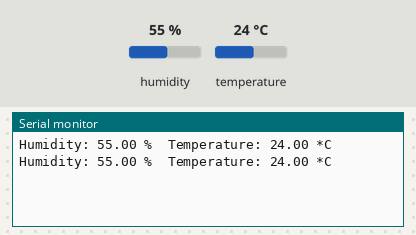
The sketch below on a simulated Arduino Zero (SAMD21). Shown: the last lines printed to the serial monitor. The test bench sets the inputs (shaded band); at power-on: humidity 55 %, temperature 24 °C.

Above: at 2.8 s.
2.9 s: humidity set to 22 %
At 5.1 s:
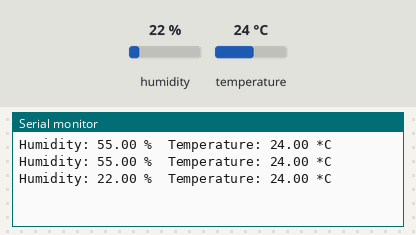
5.6 s: temperature set to 12 °C
At 6.9 s:
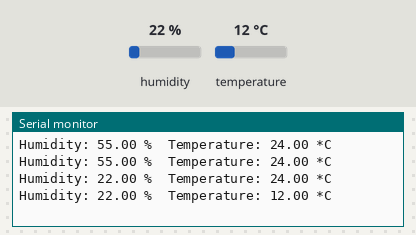
8.3 s: humidity set to 40 %
At 11.5 s:
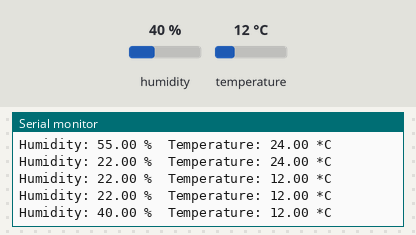
Timing chart, 0 to 13.0 s (numbered marks = the images above; inputs shaded):
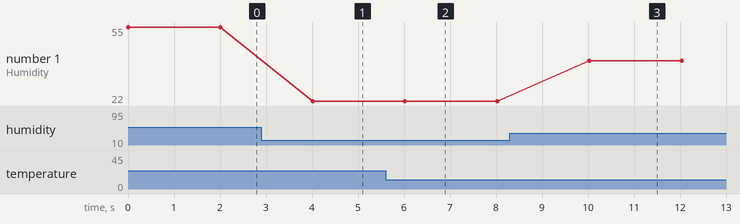

Measured:
- after the input at 2.9 s, the serial monitor: prints a new line after 1.1 s (image 1)
- after the input at 5.6 s, the serial monitor: prints a new line after 0.42 s (image 2)
- after the input at 8.3 s, the serial monitor: prints a new line after 1.7 s (image 3)
- plotted number 1: 55 → 22 after the input at 2.9 s, 22 → 40 after the input at 8.3 s

The sketch:

dht22_sensor_read_temp.ino
```cpp
/**
 * @file sensor22_sensor_read_temp.ino
 * @brief Based on the example from Adafruit DHT sensor Arduino library:
 *      https://github.com/adafruit/DHT-sensor-library/blob/master/examples/DHTtester/DHTtester.ino
 * @details The example reads temperature and humidity from the DHT22 sensor and dumps the result to serial
 *      REQUIRES the following Arduino libraries:
 *        - DHT Sensor Library: https://github.com/adafruit/DHT-sensor-library
 *        - Adafruit Unified Sensor Lib: https://github.com/adafruit/Adafruit_Sensor
 */

#include "DHT.h"

// Setup DHT22 sensor
constexpr const uint8_t DHT_SENSOR_TYPE = DHT22; // DHT22 (AM2302)
constexpr const uint8_t DHT_DATA_PIN = 2;
DHT sensor(DHT_DATA_PIN, DHT_SENSOR_TYPE);

#if defined(ARDUINO_ARCH_AVR)
    #define debug  Serial
#elif defined(ARDUINO_ARCH_SAMD) ||  defined(ARDUINO_ARCH_SAM)
    #define debug  SerialUSB
#else
    #define debug  Serial
#endif

constexpr const unsigned long SERIAL_BAUD_RATE = 115200;
constexpr const unsigned long MEASUREMENT_DELAY_MS = 2000;

void setup() {
    debug.begin(SERIAL_BAUD_RATE);
    sensor.begin();
}

void loop() {
    const float temperature = sensor.readTemperature();
    const float humidity = sensor.readHumidity();

    if (isnan(temperature) || isnan(humidity)) {
        Serial.println(F("Failed to read from DHT sensor!"));
        return;
    }

    debug.print(F("Humidity: "));
    debug.print(humidity);
    debug.print(F(" %\t"));
    debug.print(F("Temperature: "));
    debug.print(temperature);
    debug.println(F(" *C"));

    delay(MEASUREMENT_DELAY_MS);
}
```
